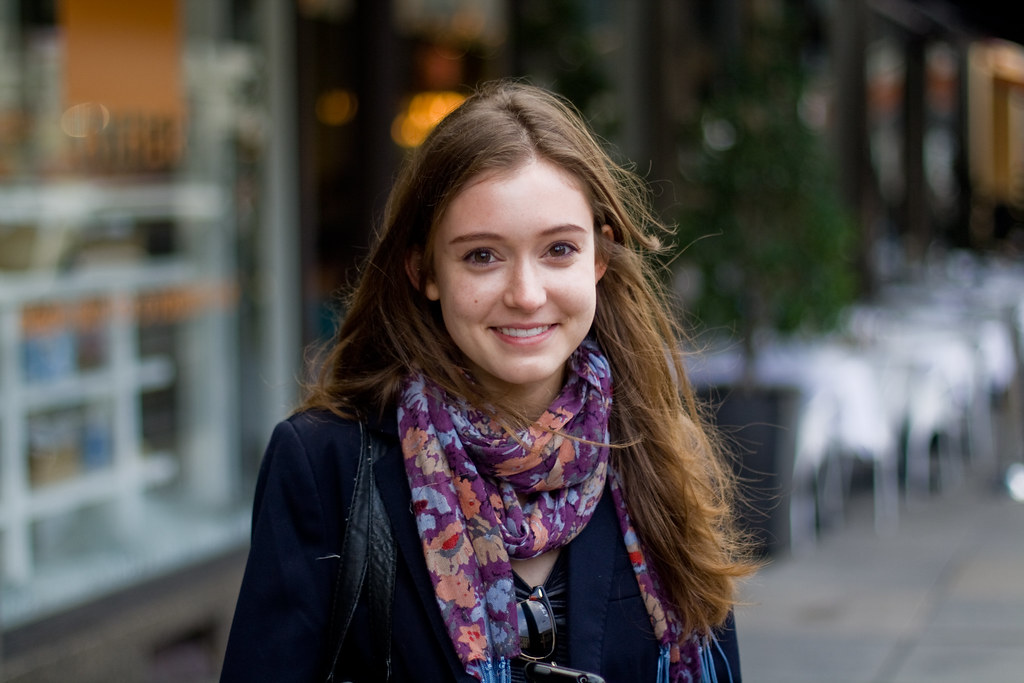
#> input picture random.jpeg, 1024 x 683 px
$ python image.py
#> lines starting #> are read from the running program, lines starting #| are printed output that depends on the picture; after the words box and inside, x2 and y2 are one past the last pixel; in counts of white or black regions, pixels touching at a corner belong together
import cv2

face_cascade = cv2.CascadeClassifier('haarcascade_frontalface_default.xml')

img = cv2.imread('random.jpeg')
#> img is the input picture: shape (683, 1024, 3); mean B, G, R 75.7, 78.3, 82.7
#img = cv2.imread('people.jpeg')

gray = cv2.cvtColor(img, cv2.COLOR_BGR2GRAY)
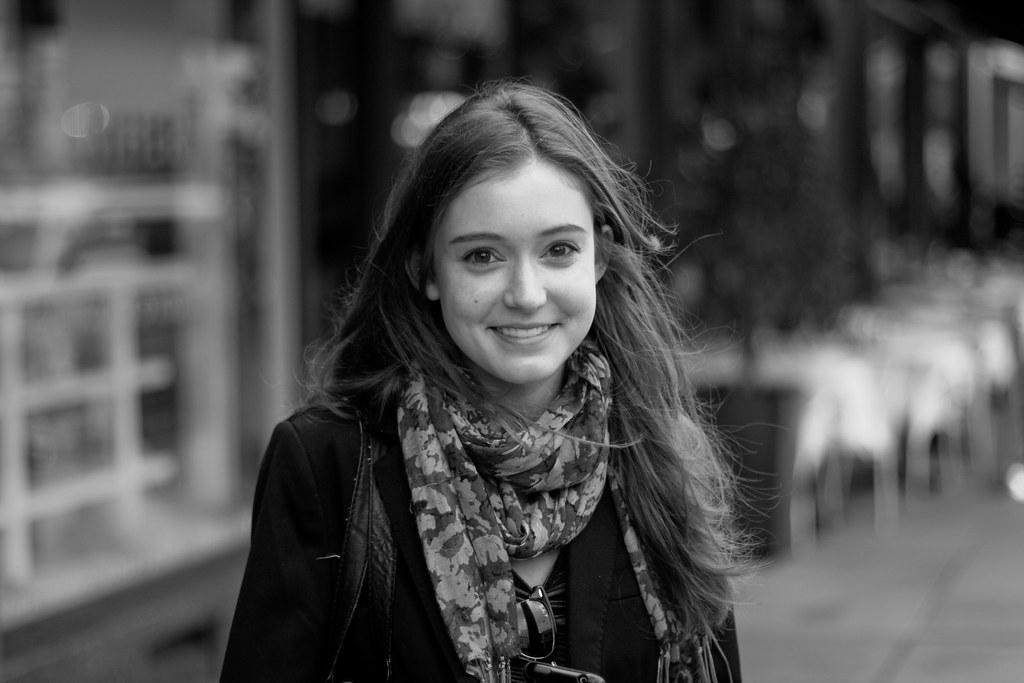
#> gray: shape (683, 1024); min 0, max 253, mean 79.3

#the bigger the numbers, the most accurate
faces = face_cascade.detectMultiScale(gray, 1.1, 20)
#> faces = [[418, 171, 210, 210]]

for (x, y, w, h) in faces:
    cv2.rectangle(img, (x,y), (x+w, y+h), (255, 0, 0), 2)
#> this loop made 1 pass
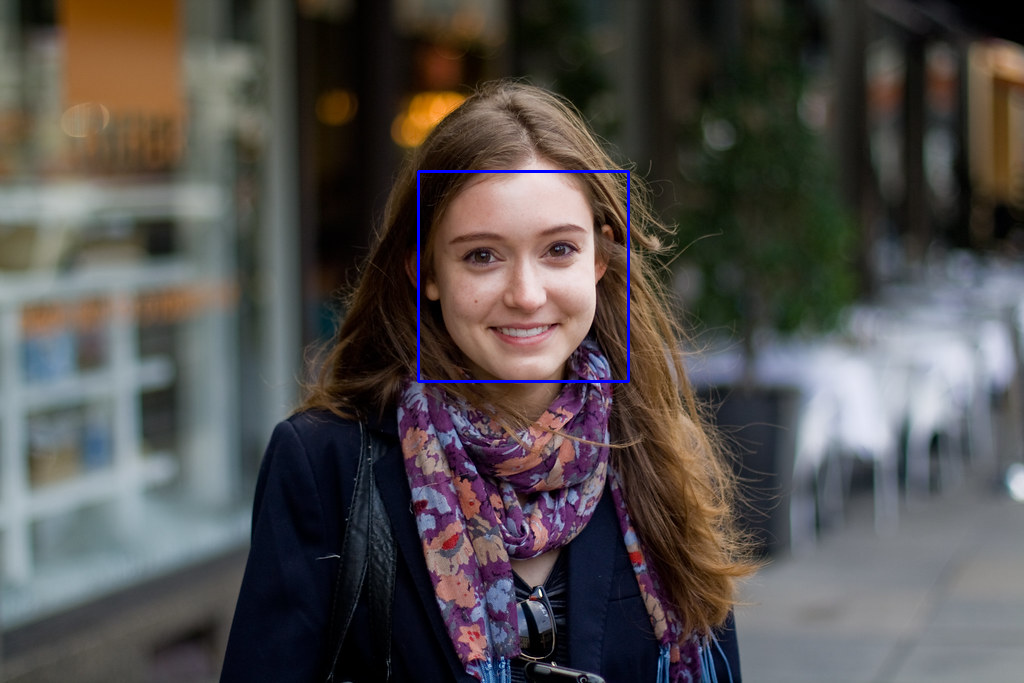
#> img: shape (683, 1024, 3); 0.36% of pixels changed, all inside (x1, y1, x2, y2) = (417, 170, 630, 383)

cv2.imshow('img', img)
cv2.waitKey(0)

$ run again, with people.jpeg copied over random.jpeg
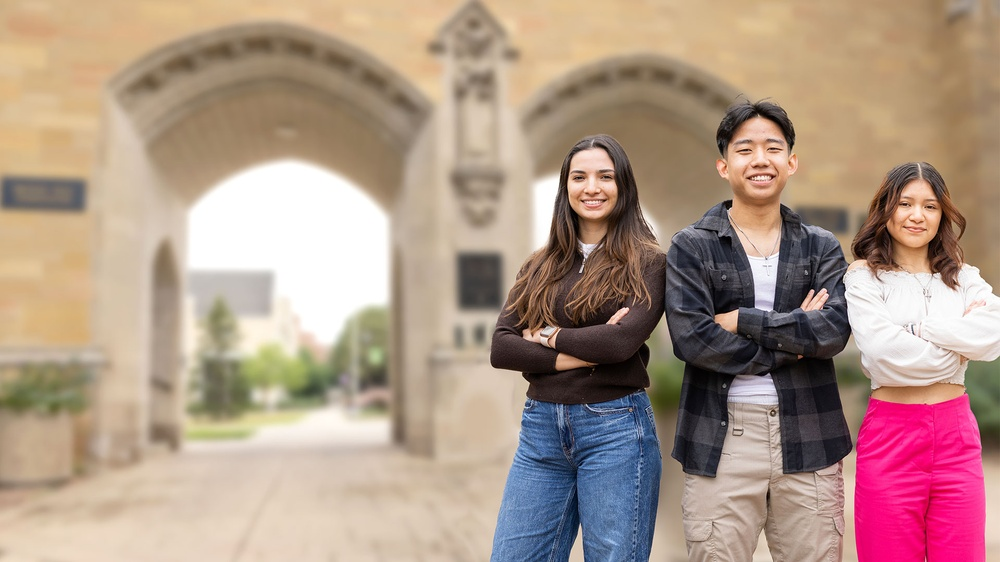
#> input picture people.jpeg, 1000 x 562 px, shrunk from 1920 x 1080 before the run
#> img is the input picture: shape (562, 1000, 3); mean B, G, R 135.5, 150.1, 175
#> `gray = cv2.cvtColor(img, cv2.COLOR_BGR2GRAY)`:
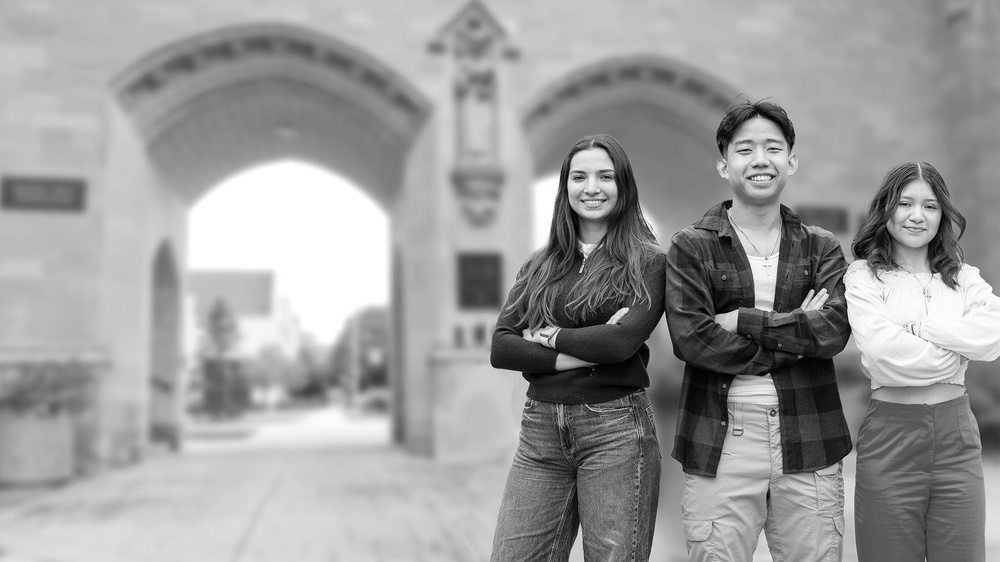
#> gray: shape (562, 1000); min 0, max 255, mean 155.9
#> faces = [[887, 182, 61, 61], [560, 151, 66, 66], [723, 119, 74, 74]]
#> the loop `for (x, y, w, h) in faces:` made 3 passes
#> after the loop `for (x, y, w, h) in faces:`:
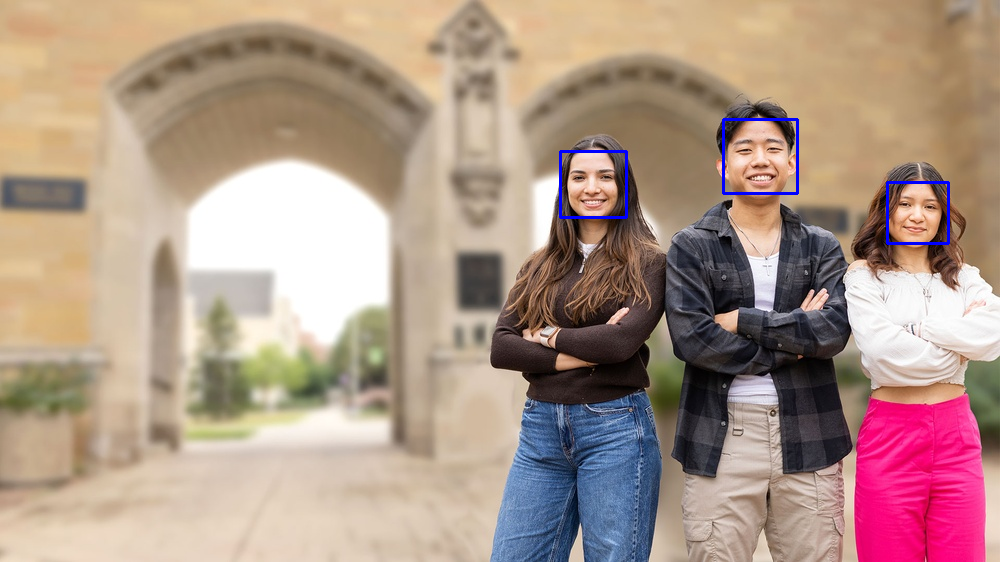
#> img: shape (562, 1000, 3); 0.43% of pixels changed, all inside (x1, y1, x2, y2) = (559, 118, 950, 245)

$ run again, with aaron.jpeg copied over random.jpeg
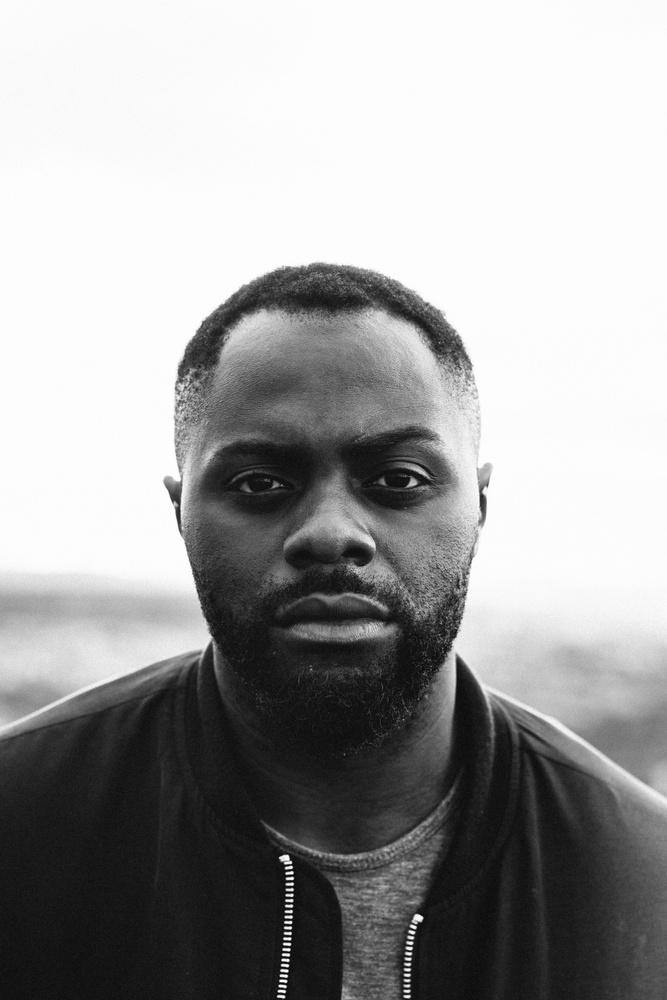
#> input picture aaron.jpeg, 667 x 1000 px, shrunk from 2800 x 4200 before the run
#> img is the input picture: shape (1000, 667, 3); min 0, max 255, mean 158.6
#> faces = [[166, 359, 322, 322]]
#> the loop `for (x, y, w, h) in faces:` made 1 pass
#> after the loop `for (x, y, w, h) in faces:`:
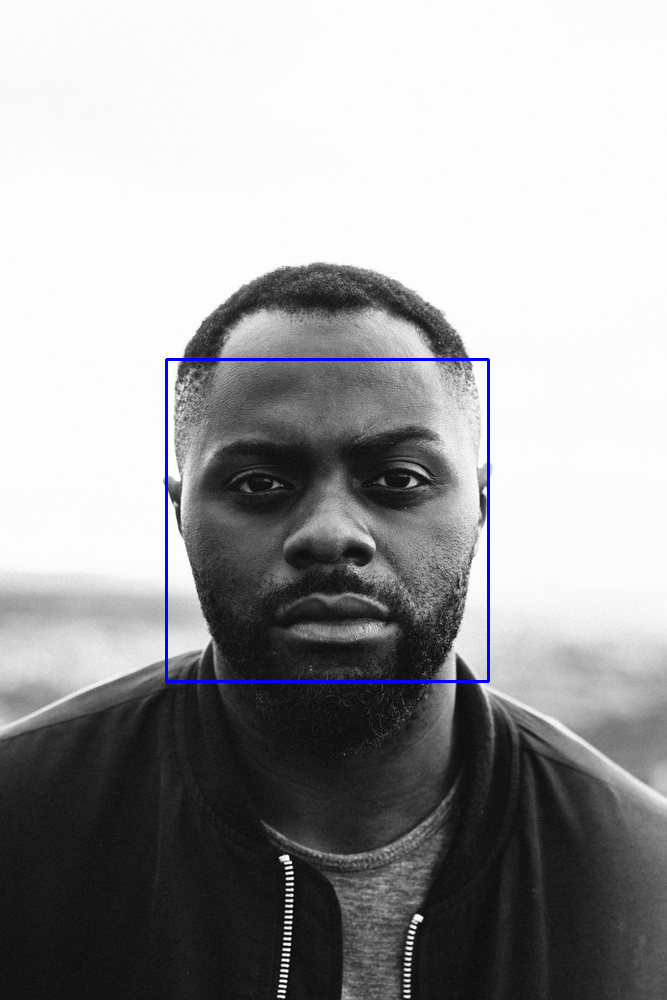
#> img: shape (1000, 667, 3); 0.58% of pixels changed, all inside (x1, y1, x2, y2) = (165, 358, 490, 683)

$ run again, with bill.jpg copied over random.jpeg
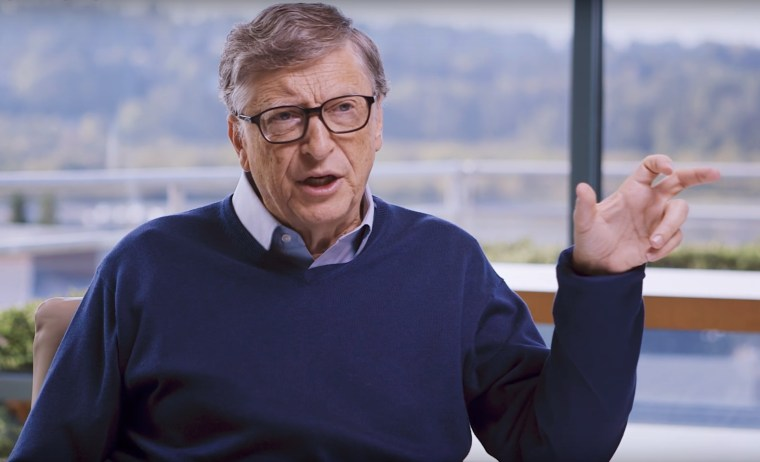
#> input picture bill.jpg, 760 x 462 px
#> img is the input picture: shape (462, 760, 3); mean B, G, R 130.5, 110.9, 114.3
#> `gray = cv2.cvtColor(img, cv2.COLOR_BGR2GRAY)`:
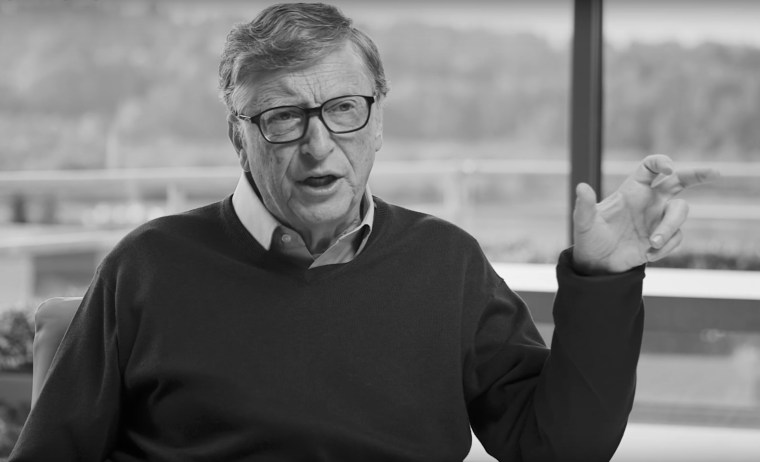
#> gray: shape (462, 760); min 1, max 248, mean 114.2
#> faces = ()
